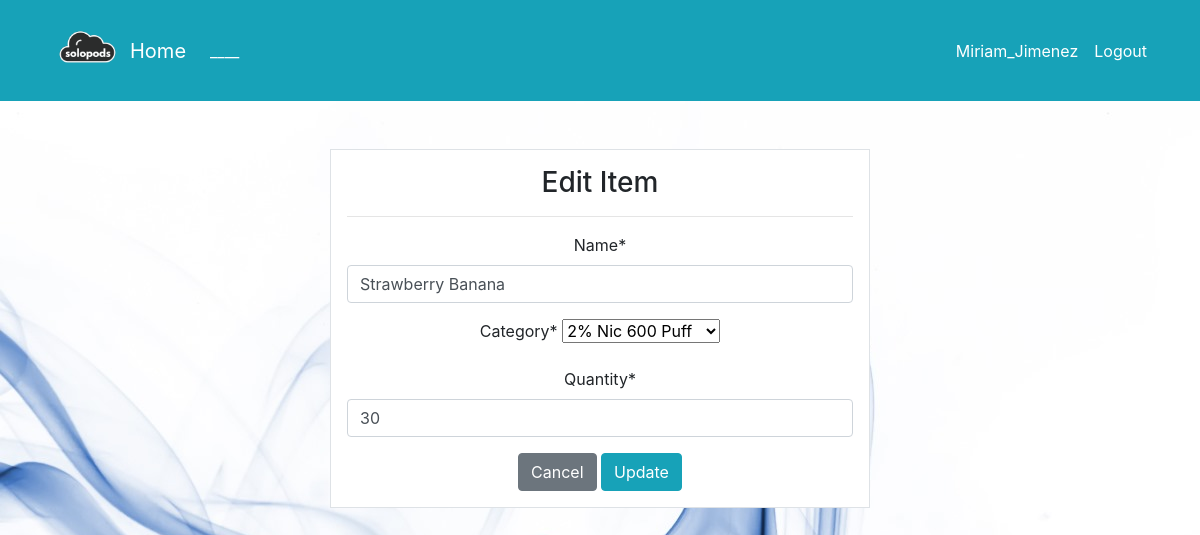
The page /product/update/13/ (signed in) on the database as committed earlier.
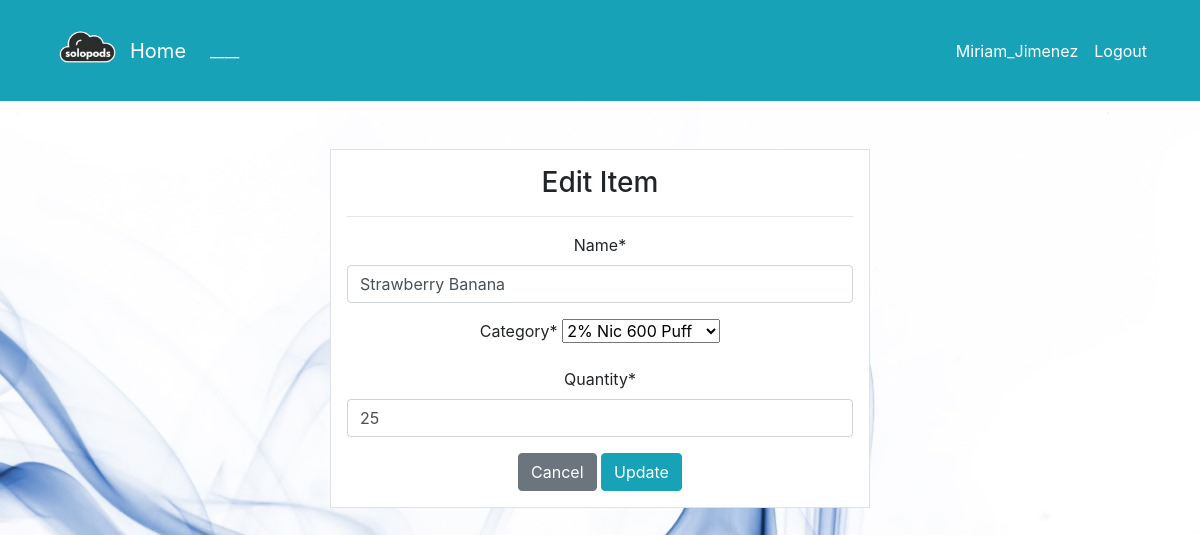
The same page on the database as committed later.
### dashboard/models.py (models this page shows, shortened)
class Product(models.Model):
    name = models.CharField(max_length=100, null=True)
    category = models.CharField(max_length=20, choices=CATEGORY, null=True)
    quantity = models.PositiveIntegerField(null=True)
    iva_rate = models.DecimalField(max_digits=5, decimal_places=2, null=True)
    class Meta:
        verbose_name_plural = 'Product'

### dashboard/views.py (the view)
# urls.py: path('product/update/<int:pk>/', views.product_update, name='dashboard-product-update'),
@login_required
def product_update(request, pk):
    item = Product.objects.get(id=pk)
    if request.method=='POST':
        form = ProductForm(request.POST, instance=item)
        if form.is_valid():
            form.save()
            return redirect('dashboard-product')
    else:
        form = ProductForm(instance=item)
    context = {
        'form': form,
    }
    return render(request, 'dashboard/product_update.html', context)

### dashboard/forms.py
class ProductForm(forms.ModelForm):
    class Meta:
        model = Product
        fields = ['name', 'category', 'quantity']

### templates/dashboard/product_update.html (shortened to what this page needs)
{% extends 'partials/base.html' %}
{% load crispy_forms_tags %}
{% block content %}
<div class="container">
    <div class="row mt-5">
        <div class="col-md-6 offset-md-3">
            <div class="border bg-white p-3">
                <h3>Edit Item</h3>
                <hr>
                <form method="POST">
                    {{ form|crispy }}
                    <a class="btn btn-secondary" href="{% url 'dashboard-product' %}">Cancel</a>
                    <input class="btn btn-info" type="submit" value="Update">
                </form>
            </div>
        </div>
    </div>
</div>
{% endblock %}

Rows that differ between the two databases and show on the page:
changed Product "Strawberry Banana": quantity "30" → "25"
